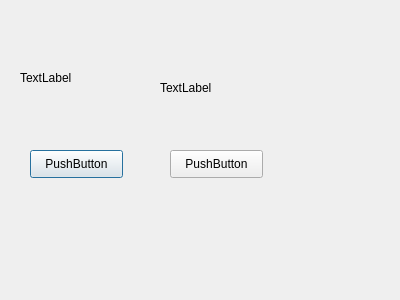
<?xml version="1.0" encoding="UTF-8"?>
<ui version="4.0">
 <class>detectiongaz</class>
 <widget class="QDialog" name="detectiongaz">
  <property name="geometry">
   <rect>
    <x>0</x>
    <y>0</y>
    <width>400</width>
    <height>300</height>
   </rect>
  </property>
  <property name="windowTitle">
   <string>Dialog</string>
  </property>
  <widget class="QLabel" name="label">
   <property name="geometry">
    <rect>
     <x>20</x>
     <y>70</y>
     <width>55</width>
     <height>16</height>
    </rect>
   </property>
   <property name="text">
    <string>TextLabel</string>
   </property>
  </widget>
  <widget class="QLabel" name="label_etat">
   <property name="geometry">
    <rect>
     <x>160</x>
     <y>80</y>
     <width>55</width>
     <height>16</height>
    </rect>
   </property>
   <property name="text">
    <string>TextLabel</string>
   </property>
  </widget>
  <widget class="QPushButton" name="pushButton_3">
   <property name="geometry">
    <rect>
     <x>30</x>
     <y>150</y>
     <width>93</width>
     <height>28</height>
    </rect>
   </property>
   <property name="text">
    <string>PushButton</string>
   </property>
  </widget>
  <widget class="QPushButton" name="pushButton_2">
   <property name="geometry">
    <rect>
     <x>170</x>
     <y>150</y>
     <width>93</width>
     <height>28</height>
    </rect>
   </property>
   <property name="text">
    <string>PushButton</string>
   </property>
  </widget>
 </widget>
 <resources/>
 <connections/>
</ui>
